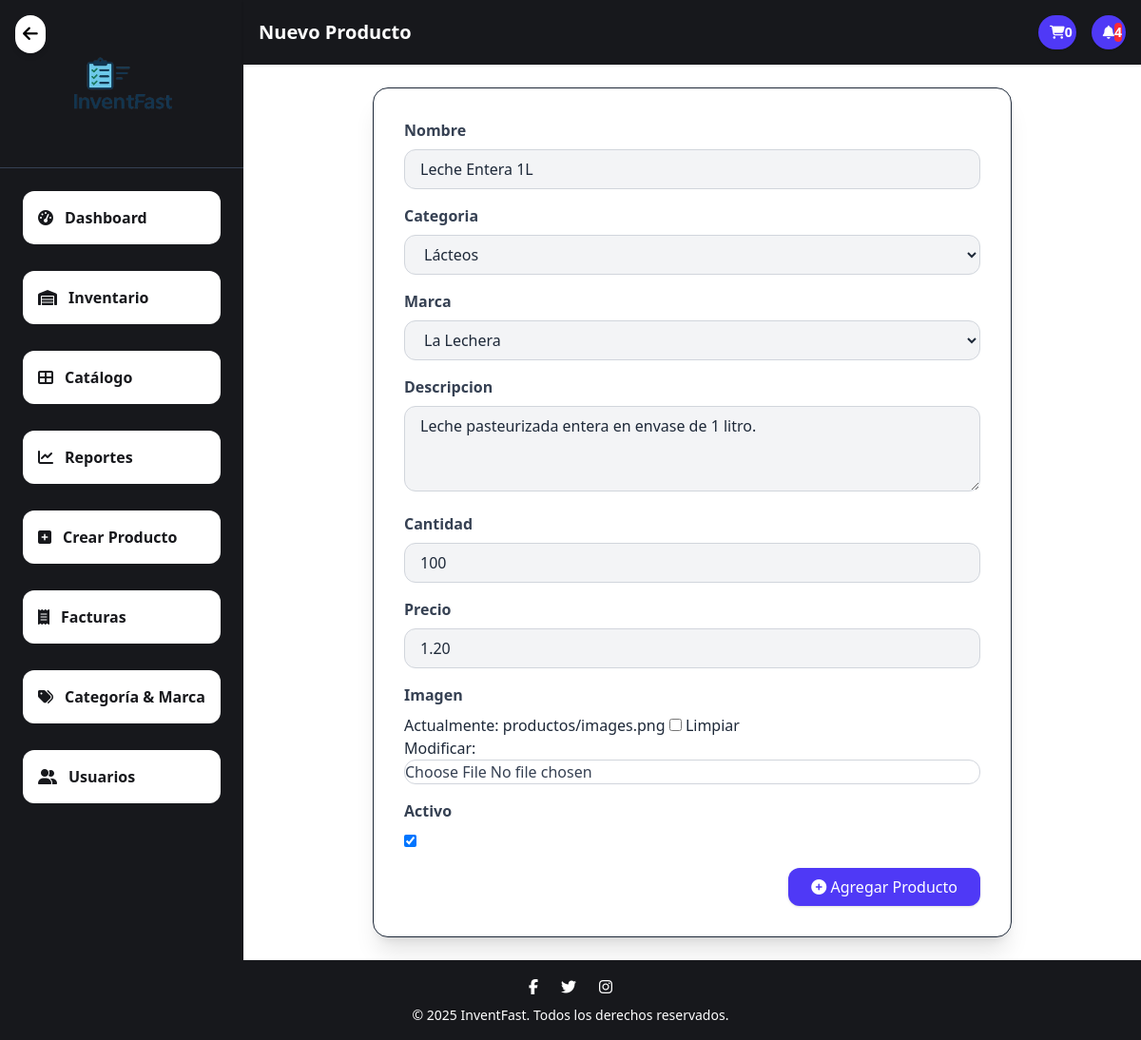
Before: /product_update/2/ with the older database file.
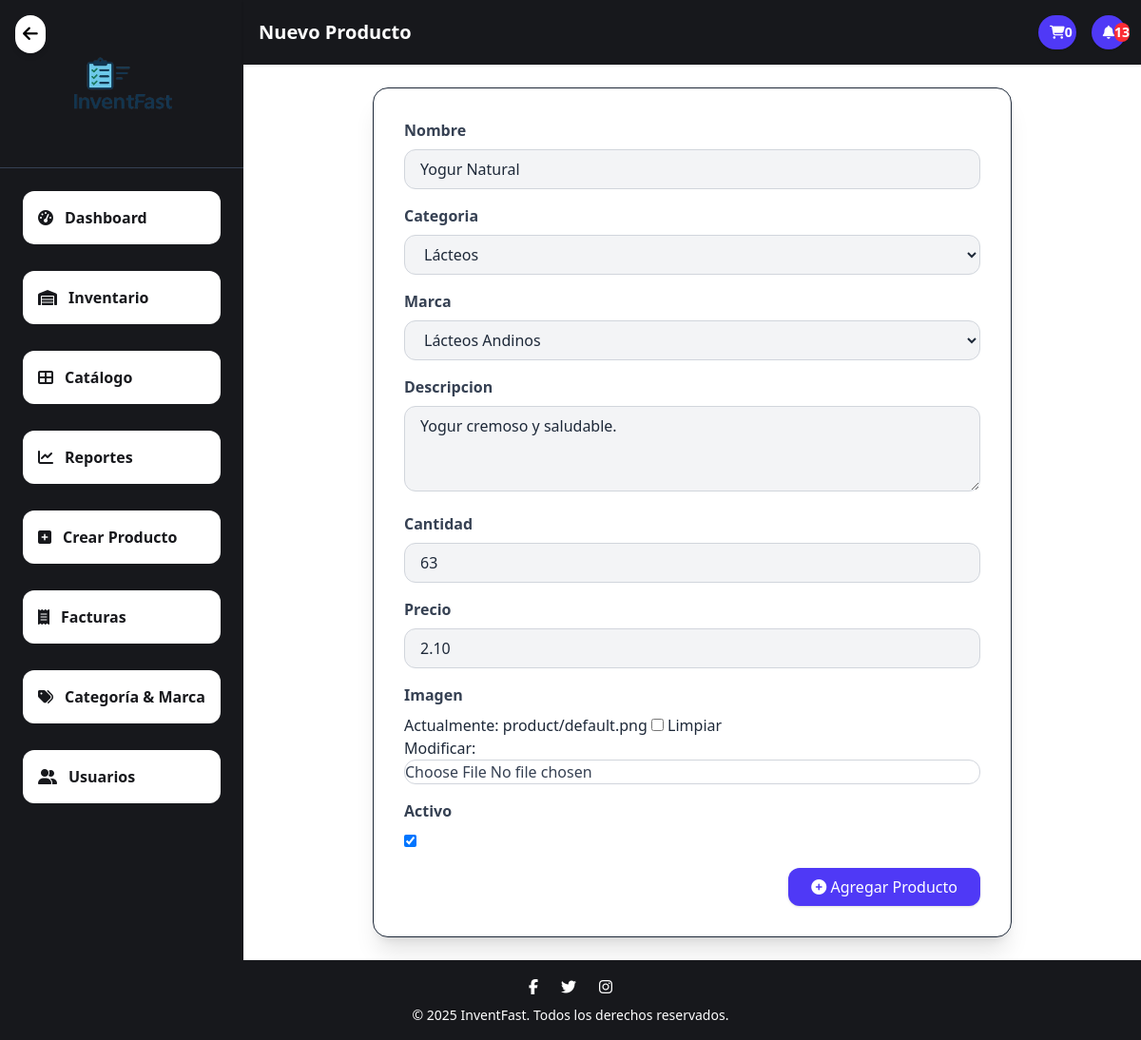
After: the same page with the newer database file.
### application/core/models.py (models this page shows, shortened)
class Producto(models.Model):
    nombre = models.CharField(max_length=100)
    descripcion = models.TextField(blank=True)
    cantidad = models.PositiveIntegerField(default=0)
    precio = models.DecimalField(max_digits=10, decimal_places=2)
    imagen = models.ImageField(upload_to='productos/',default='product/default.png', blank=True, null=True)
    fecha_ingreso = models.DateField(auto_now_add=True)
    activo = models.BooleanField(default=True)
    categoria = models.ForeignKey(Categoria, on_delete=models.CASCADE, related_name='productos')
    marca = models.ForeignKey(Marca, on_delete=models.CASCADE, null=True, blank=True)
    class Meta:
        unique_together = ('nombre', 'marca')  # <- restricción: nombre + marca únicos

### application/core/views/products.py (the view)
# urls.py: path("product_update/<int:pk>/", ProductoUpdateView.as_view(), name="product_update"),
class ProductoUpdateView(UpdateView):
    model = Producto
    form_class = ProductoForm
    template_name = 'core/products/product_form.html'
    success_url = reverse_lazy('core:product_list')

### application/core/context_processors.py (called while the page is built)
def notificaciones_context(request):
    notificaciones = []
    productos_bajo_stock = Producto.objects.filter(cantidad__lt=20, activo=True)
    for prod in productos_bajo_stock:
        notificaciones.append(f"⚠️ Stock bajo: {prod.nombre} ({prod.cantidad} unidades)")
    productos_inactivos = Producto.objects.filter(activo=False)
    for prod in productos_inactivos:
        notificaciones.append(f"❌ Producto inactivo: {prod.nombre}")
    hace_2_dias = timezone.now() - timedelta(days=2)
    productos_nuevos = Producto.objects.filter(fecha_ingreso__gte=hace_2_dias)
    for prod in productos_nuevos:
        notificaciones.append(f"🆕 Producto agregado: {prod.nombre}")
    notificaciones.reverse()
    return {"notificaciones": notificaciones}

def carrito_count(request):
    if request.user.is_authenticated:
        carrito = Carrito.objects.filter(usuario=request.user, comprado=False).first()
        if carrito:
            total_items = sum(item.cantidad for item in carrito.items.all())
            return {'carrito_count': total_items}
    return {'carrito_count': 0}

### application/core/models.py (called while the page is built)
    def __str__(self):
        return self.nombre

    def __str__(self):
        return self.nombre

### templates/core/products/product_form.html (shortened to what this page needs)
{% extends 'core/base.html' %}
{% load static %}
{% block page_title %}Nuevo Producto{% endblock %}
{% block content %}
<div class="space-y-6 max-w-2xl mx-auto">
    <form method="post" enctype="multipart/form-data" id="productoForm" class="bg-white p-8 rounded-2xl shadow-xl border space-y-6">
        {% for field in form %}
        <div class="mb-4">
            <label for="{{ field.id_for_label }}" class="block text-gray-700 font-semibold mb-2">
                {{ field.label }}
            </label>
            {{ field }}
        </div>
        {% endfor %}
        <div class="flex justify-end">
            <button type="submit"
                class="bg-indigo-600 text-white px-6 py-2 rounded-xl shadow hover:bg-indigo-700 transition duration-300 transform hover:scale-105">
                <i class="fas fa-plus-circle mr-2"></i>   Agregar Producto
            </button>
        </div>
    </form>
</div>
{% endblock %}

Changed rows visible on the page:
changed Producto "Lácteos": nombre "Leche Entera 1L" → "Yogur Natural"; marca "La Lechera" → "Lácteos Andinos"; descripcion "Leche pasteurizada entera en envase de 1 litro." → "Yogur cremoso y saludable."; cantidad "100" → "63"; precio "1.20" → "2.10"
Other visible differences:
{{ notificaciones|length }}: "4" → "13"
text no longer shown: "Actualmente: productos/images.png Limpiar Modificar:"
text now shown: "Actualmente: product/default.png Limpiar Modificar:"
